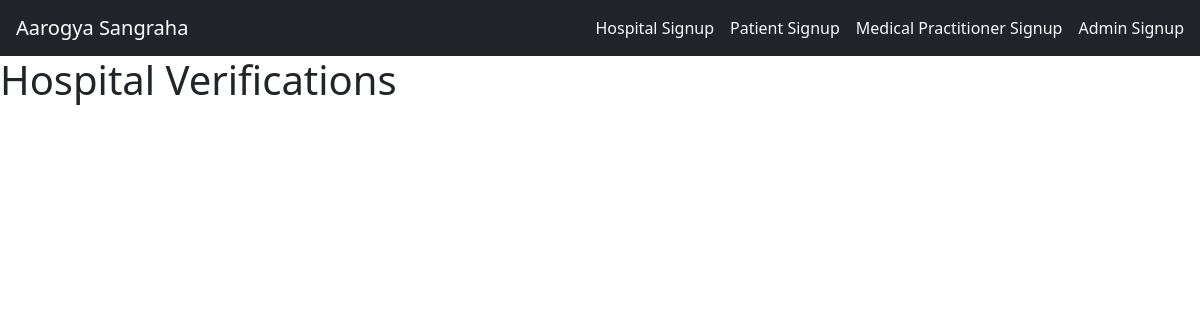
Before: /treatment/hospital-verification/ (signed in) with the older database file.
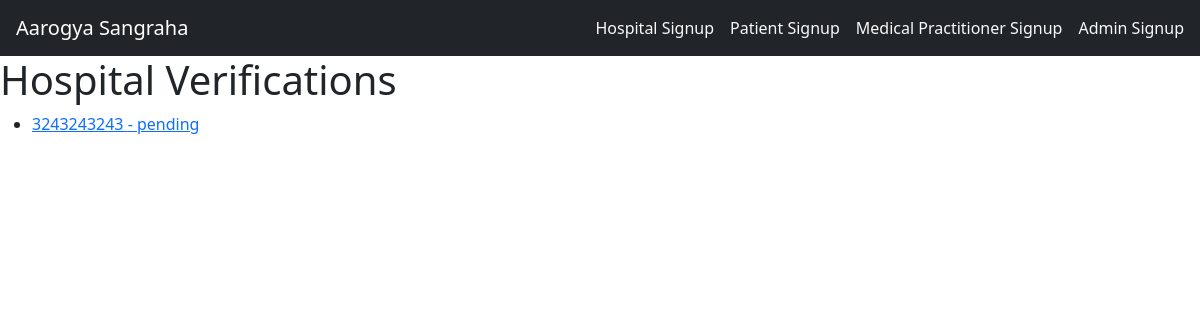
After: the same page with the newer database file.
### treatment/models.py (models this page shows, shortened)
class Hospital(models.Model):
    user=models.OneToOneField(User,on_delete=models.CASCADE)
    hospitalID = models.CharField(max_length=10,primary_key=True)
    address = models.CharField(max_length=100)
    city = models.CharField(max_length=30)
    state = models.CharField(max_length=15)
    pincode = models.CharField(max_length=6)
    status = models.CharField(max_length=20, choices=(
        ('pending', 'Pending Verification'),
        ('approved', 'Approved'),
        ('rejected', 'Rejected')
    ), default='pending')

### treatment/views.py (the view)
# urls.py: path('hospital-verification/', views.hospital_verification, name='hospital_verification'),
@login_required
def hospital_verification(request):
    hospitals=models.Hospital.objects.filter(status='pending')
    return render(request, 'treatment/hospital_verification.html', {'hospitals': hospitals})

### treatment/templates/treatment/hospital_verification.html (shortened to what this page needs)
<!DOCTYPE html>
<html>
<head>
  <link href="https://cdn.jsdelivr.net/npm/bootstrap@5.3.3/dist/css/bootstrap.min.css" rel="stylesheet">
</head>
<body>
  <nav class="navbar navbar-dark bg-dark">
    <a href="{% url 'home' %}" class="navbar-brand ms-3">Aarogya Sangraha</a>
    <div class="navbar">
        <a class="nav-item nav-link text-light me-3" href="{% url 'treatment:hospitalsignup' %}">Hospital Signup</a>
        <a class="nav-item nav-link text-light me-3" href="{% url 'treatment:patientsignup' %}">Patient Signup</a>
        <a class="nav-item nav-link text-light me-3" href="{% url 'treatment:medpracsignup' %}">Medical Practitioner Signup</a>
        <a class="nav-item nav-link text-light me-3" href="{% url 'treatment:adminsignup' %}">Admin Signup</a>
    </div>
</nav>
  <h1>Hospital Verifications</h1>
  <ul>
    {% for hospital in hospitals %}
      <li>
        <a href="{% url 'treatment:process_hospital_verification' hospital.hospitalID %}">
          {{ hospital.hospitalID }} - {{ hospital.status }}
        </a>
      </li>
    {% endfor %}
  </ul>
</body>
</html>

Changed rows visible on the page:
added Hospital: hospitalID "3243243243", status "pending"
